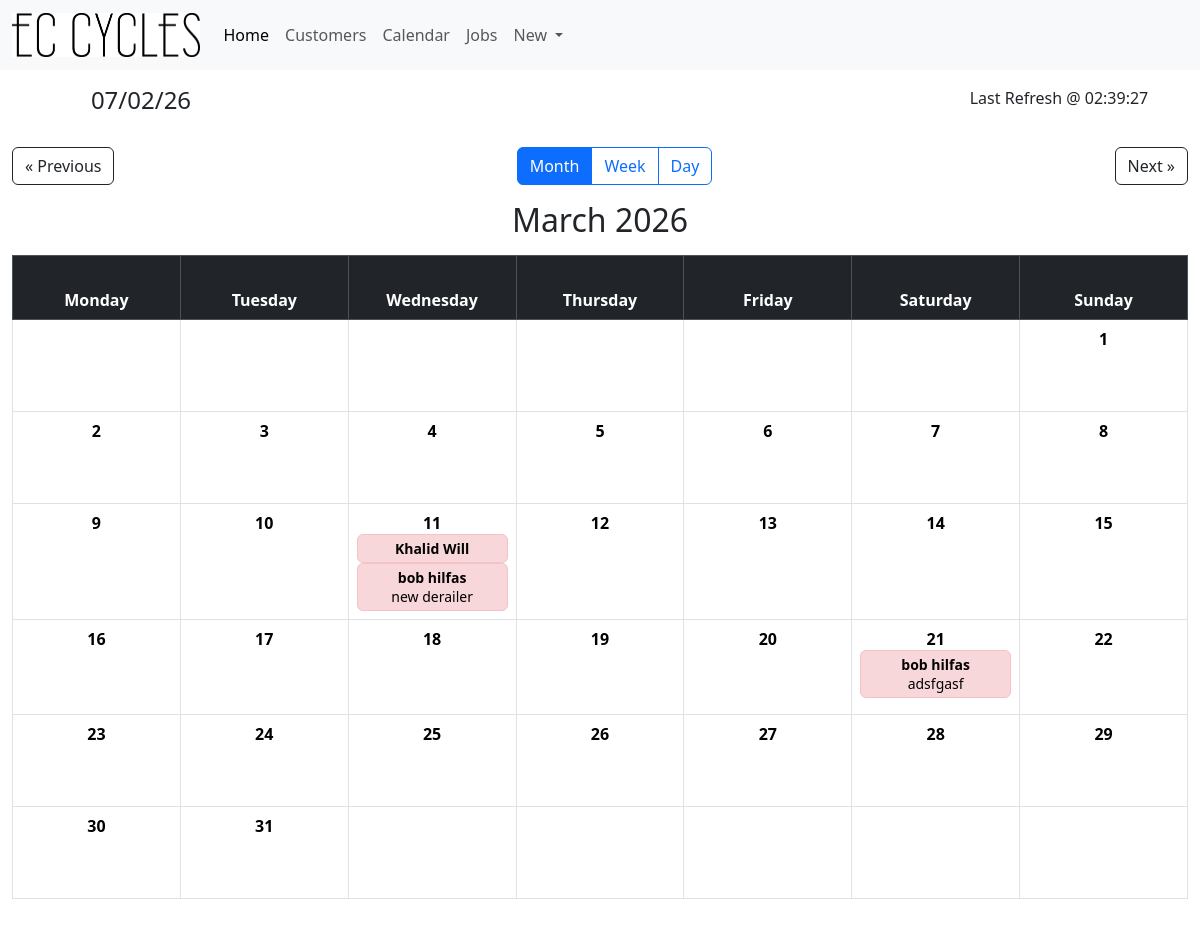
Screenshot of /calendar?year=2026&month=3 with the database file from the repository.
### tables this page shows
CREATE TABLE "Jobs" (
	"JobID"	INTEGER NOT NULL UNIQUE,
	"Cust_ID"	INTEGER NOT NULL,
	"BikeBrand"	TEXT,
	"BikeModel"	TEXT,
	"JobDetails"	TEXT,
	"DueDate"	DATE , Status TEXT DEFAULT 'Not Started',
	PRIMARY KEY("JobID" AUTOINCREMENT)
);

CREATE TABLE "Customers" (
	"Cust_ID"	INTEGER NOT NULL UNIQUE,
	"CustFName"	TEXT NOT NULL,
	"CustLName"	TEXT,
	"CustAddress"	TEXT,
	"CustPNumber"	INTEGER,
	"CustEmail"	INTEGER,
	"CustDetails"	TEXT,
	PRIMARY KEY("Cust_ID" AUTOINCREMENT)
);

### app.py (the view)
@app.route("/calendar")
def calendar_view():
    time = time_gen()
    page_title = "EC Cycles | Calendar"
    today_dt = datetime.datetime.now()
    year = request.args.get("year", type=int)
    month = request.args.get("month", type=int)
    if not year:
        year = today_dt.year
    if not month:
        month = today_dt.month
    today = today_dt.day if (
        year == today_dt.year and month == today_dt.month
    ) else 0
    cal = calendar.monthcalendar(year, month)
    month_name = calendar.month_name[month]
    prev_month = 12 if month == 1 else month - 1
    prev_year = year - 1 if month == 1 else year
    next_month = 1 if month == 12 else month + 1
    next_year = year + 1 if month == 12 else year
    jobs = get_jobs_for_month(year, month)
    return render_template(
        "calendar.html",
        time=time,
        page_title=page_title,
        cal=cal,
        jobs=jobs,
        today=today,
        year=year,
        month=month,
        month_name=month_name,
        prev_month=prev_month,
        prev_year=prev_year,
        next_month=next_month,
        next_year=next_year,
        week=0
    )

### app.py (called while the page is built)
def time_gen():
    time_dict = {"":""}
    day_info = datetime.datetime.now()
    date = day_info.strftime("%x")
    time = day_info.strftime("%X")
    time_dict["Date"] = date
    time_dict["Time"] = time
    return time_dict

def get_db_conn():
    conn = sqlite3.connect('JobCards.db')
    conn.row_factory = sqlite3.Row
    return conn

def get_jobs_for_month(year, month):
    conn = get_db_conn()
    cursor = conn.execute("""
        SELECT Jobs.*, Customers.CustFName, Customers.CustLName
        FROM Jobs
        INNER JOIN Customers
            ON Customers.Cust_ID = Jobs.Cust_ID
        WHERE strftime('%Y', DueDate)=?
          AND strftime('%m', DueDate)=?
    """, (str(year), f"{month:02d}"))
    jobs = cursor.fetchall()
    conn.close()
    job_dict = {}
    for job in jobs:
        job_day = int(job["DueDate"].split("-")[2])
        lines = job["JobDetails"].splitlines()
        second_line = lines[1] if len(lines) > 1 else ""
        job_copy = dict(job)
        job_copy["JobDetails"] = second_line
        job_dict.setdefault(job_day, []).append(job_copy)
    return job_dict

### Templates/calendar.html (shortened to what this page needs)
{% extends 'base.html' %}
{% block content %}
<div class="container-fluid p-4 vh-100 d-flex flex-column">
    <div class="d-flex justify-content-between align-items-center mb-3">
        <a class="btn btn-outline-dark"
           href="{{ url_for('calendar_view', year=prev_year, month=prev_month) }}">
            &laquo; Previous
        </a>
        <div class="btn-group" role="group">
            <label class="btn btn-outline-primary"
                   for="monthView"
                   onclick="window.location.href='{{ url_for('calendar_view', year=year, month=month) }}'">
                Month
            </label>
            <label class="btn btn-outline-primary"
                   for="weekView"
                   onclick="window.location.href='{{ url_for('timetable', year=year, month=month, week=0) }}'">
                Week
            </label>
            <label class="btn btn-outline-primary"
                   for="dayView"
                   onclick="window.location.href='{{ url_for('jobs_by_day', year=year, month=month, day=today) }}'">
                Day
            </label>
        </div>
        <a class="btn btn-outline-dark"
           href="{{ url_for('calendar_view', year=next_year, month=next_month) }}">
            Next &raquo;
        </a>
    </div>
    <h2 class="text-center mb-3">
        {{ month_name }} {{ year }}
    </h2>
    <div class="flex-fill">
        <table class="table table-bordered text-center h-100">
            <thead class="table-dark">
                <tr>
                    <th>Monday</th>
                    <th>Tuesday</th>
                    <th>Wednesday</th>
                    <th>Thursday</th>
                    <th>Friday</th>
                    <th>Saturday</th>
                    <th>Sunday</th>
                </tr>
            </thead>
            <tbody>
                {% for week in cal %}
                <tr>
                    {% for day in week %}
                    {% if day == 0 %}
                    <td></td>
                    {% else %}
                    <td class="{% if day == today %}today{% endif %}"
                        onclick="window.location.href='{{ url_for('jobs_by_day', year=year, month=month, day=day) }}'">
                        <div class="fw-bold">
                            {{ day }}
                        </div>
                        {% if day in jobs %}
                            {% set count = namespace(value=0) %}
                            {% for job in jobs[day] %}
                                {% set count.value = count.value + 1 %}
                                    {% if count.value <= 2 %}
                                    <div class="border rounded p-1 small"
                                     data-status="{{ job['Status'] }}"
                                    onclick="event.stopPropagation(); window.location.href='{{ url_for('ViewJobCard', id=job['JobID']) }}'">
                                    <strong>{{ job['CustFName'] }} {{ job['CustLName'] }}</strong><br>
                                    {{ job['JobDetails'] }}
                                    </div>
                                    {% else %}
                                    <div class="border rounded p-1 small"
                                        <strong>Click to see more</strong>
                                    </div>
                                    {% endif %}
                            {% endfor %}
                        {% endif %}
                    </td>
                    {% endif %}
                    {% endfor %}
                </tr>
                {% endfor %}
            </tbody>
        </table>
    </div>
</div>
{% endblock %}

### Templates/base.html (style rules this page uses)
.job-card[data-status="Not Started"], .job-card-lg[data-status="Not Started"], .border.rounded[data-status="Not Started"] { background-color: #f8d7da !important; border-color: #f5c2c7 !important; }

### Templates/calendar.html (style rules this page uses)
table { height: 100%; table-layout: fixed; }
thead { height: 10%; }
tbody { height: 90%; }
tbody tr { height: calc(100% / 6); }
td { vertical-align: top; padding: 8px; cursor: pointer; }

### rows the page displays
Jobs: CustFName "Khalid", CustLName "Will"
Jobs: CustFName "bob", CustLName "hilfas", JobDetails "new derailer"
Jobs: CustFName "bob", CustLName "hilfas", JobDetails "adsfgasf"

### other values shown
{{ time["Date"] }} "07/02/26"
{{ time["Time"] }} "02:39:27"
{{ month_name }} "March"
{{ year }} "2026"
{{ day }} "1" "2" "3" "4" "5" "6" "7" "8" "9" "10" "11" "12" "13" "14" "15" "16" "17" "18" "19" "20" "21" "22" "23" "24" "25" "26" "27" "28" "29" "30" "31"
